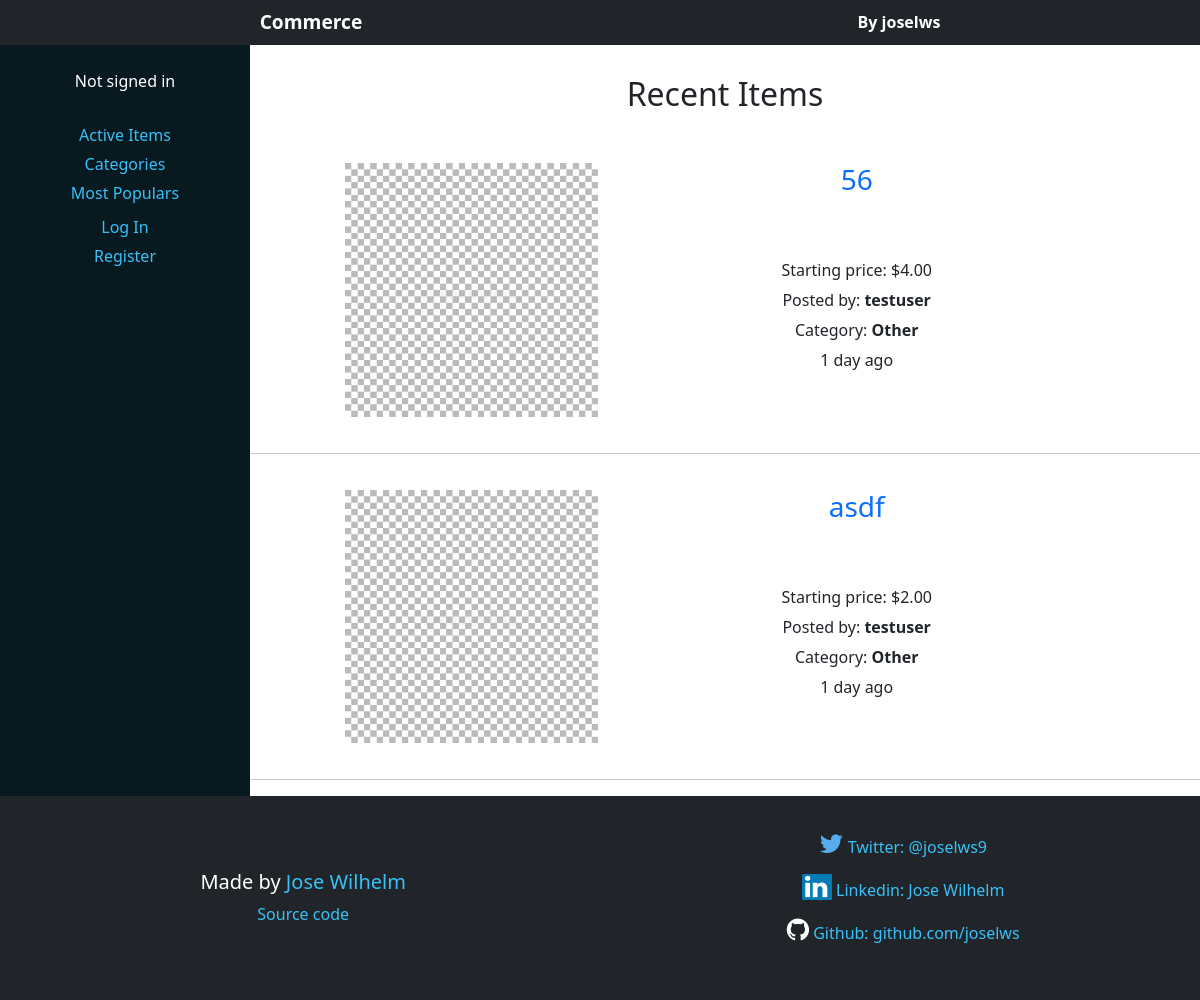
The app's page /, older data.
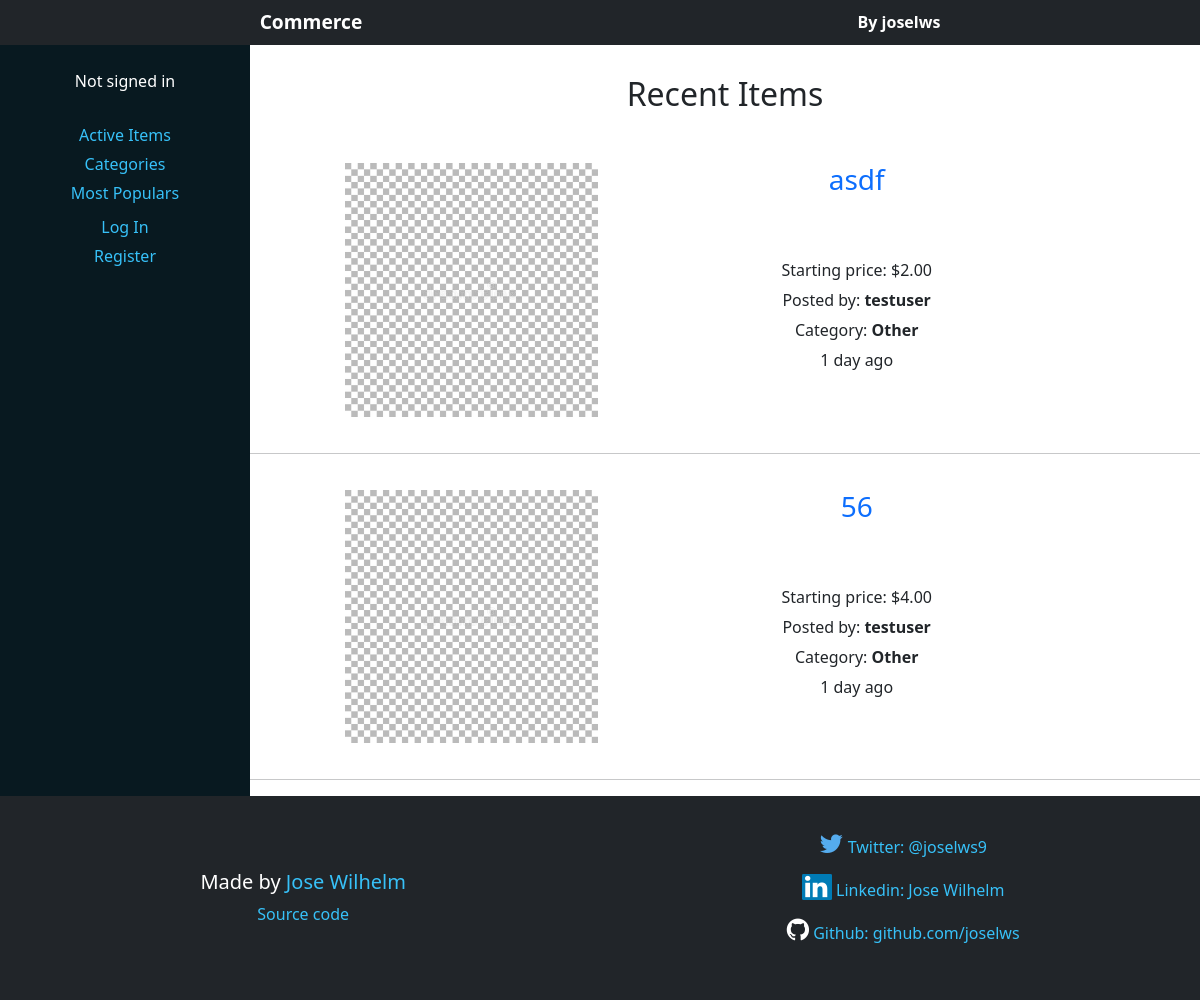
The same page, newer data.
### auctions/models.py (models this page shows, shortened)
class Item(models.Model):
	name = models.CharField(max_length=100)
	description = models.TextField(blank=True)
	starting_price = models.DecimalField(max_digits=10, decimal_places=2)
	category = models.ForeignKey(Category, blank=True, on_delete=models.RESTRICT)
	user = models.ForeignKey(User, on_delete=models.CASCADE)
	created_at = models.DateTimeField(auto_now_add=True)
	updated_at = models.DateTimeField(auto_now=True)
	image = models.ImageField(blank=True)
	watchlist = models.ManyToManyField(User, related_name="watchlist", blank=True)
	active = models.BooleanField(default=True)
	popularity = models.PositiveSmallIntegerField(default=0)
	@property
	def image_url(self):
		try:
			img = self.image.url
			imgpath = self.image.path
		except:
			img = ''
			imgpath = ''
		if not os.path.exists(imgpath):
			img = ''
		return img
	def elapsed_time(self, time_value=0):
		time = ''
		if time_value:
			if type(time_value) is float:
				time_created = round(datetime.now().timestamp() - time_value)
			else:
				time_created = time_value
		else:
			time_created = round(datetime.now().timestamp() - self.created_at.timestamp())
		if 0 <= time_created < 3600:
			time_created = time_created // 60
			time += str(time_created) + ' minute'
		elif 3600 < time_created < 86400:
			time_created = time_created // 3600
			time += str(time_created) + ' hour'
		elif 86400 < time_created < 2628000:
			time_created = time_created // 86400
			time += str(time_created) + ' day'
		elif 2628000 < time_created < 31536000:
			time_created = time_created // 2628000
			time += str(time_created) + ' month'
		elif time_created > 31536000:
			time_created = time_created // 31536000
			time += str(time_created) + ' year'
		if time_created != 1:
			time += 's'     # pluralize
		time += ' ago'
		return time

class User(AbstractUser):
    """Has default 'username' 'password' and 'email' attributes"""

class Category(models.Model):
	category = models.CharField(max_length=20, unique=True)
	def __str__(self):
		return self.category

### auctions/views.py (the view)
# urls.py: path("", views.index, name="index"),
def index(request):
    items = Item.objects.filter(active=True).order_by('updated_at').reverse()
    page_title = "Recent Items"
    empty = "There are no active items in the auction!"
    return render(request, "auctions/items.html", {
        'items': items,  #Show from the most recent to the oldest
        'page_title': page_title,
        'empty': empty
    })

### auctions/templates/auctions/items.html (shortened to what this page needs)
{% extends "auctions/layout.html" %}
{% block header %}{{ page_title }}{% endblock %}
{% block body %}
    <div class="all-items-wrapper">
        {% for item in items %}
            <div class="item-wrapper">
                <h3 class="item-sub-heading"><a class="item-link" href="{% url 'item' item.id %}">{{ item.name }}</a></h3>
                <div class="image-wrapper">
                    {% if item.image_url %}
                    <img class="item-image" src="{{ item.image.url }}" alt="Image of {{ item.name }}" />
                    {% else %}
                    <img class="item-image" src="../../static/auctions/empty.jpg" alt="Image of {{ item.name }}" />
                    {% endif %}
                </div>
                <div class="item-info-wrapper">
                    <p class="item-info">Starting price: ${{ item.starting_price }}</h4>
                    <p class="item-info">Posted by: <strong>{{ item.user.username }}</strong></p>
                    <p class="item-info">Category: <strong>{{ item.category }}</strong></p>
                    <p class="item-info">{{ item.elapsed_time }}</p>
                </div>
            </div>
            <hr />
        {% empty %}
            <h3 class="empty-sub-heading">{{ empty }}</h3>
        {% endfor %}
    </div>
{% endblock %}

Row changes from the older to the newer data that the page shows:
changed Item "asdf": moves up the list
